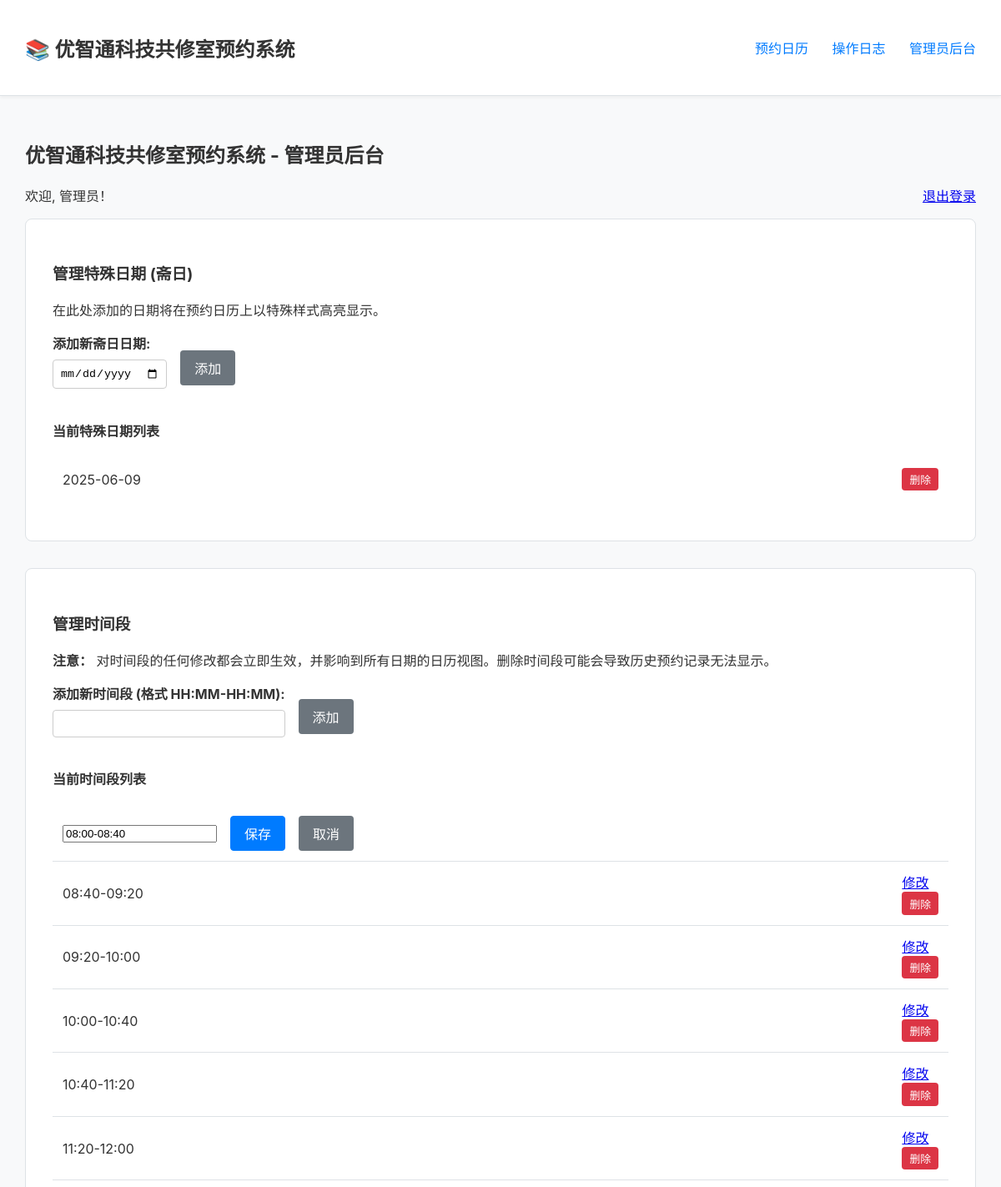
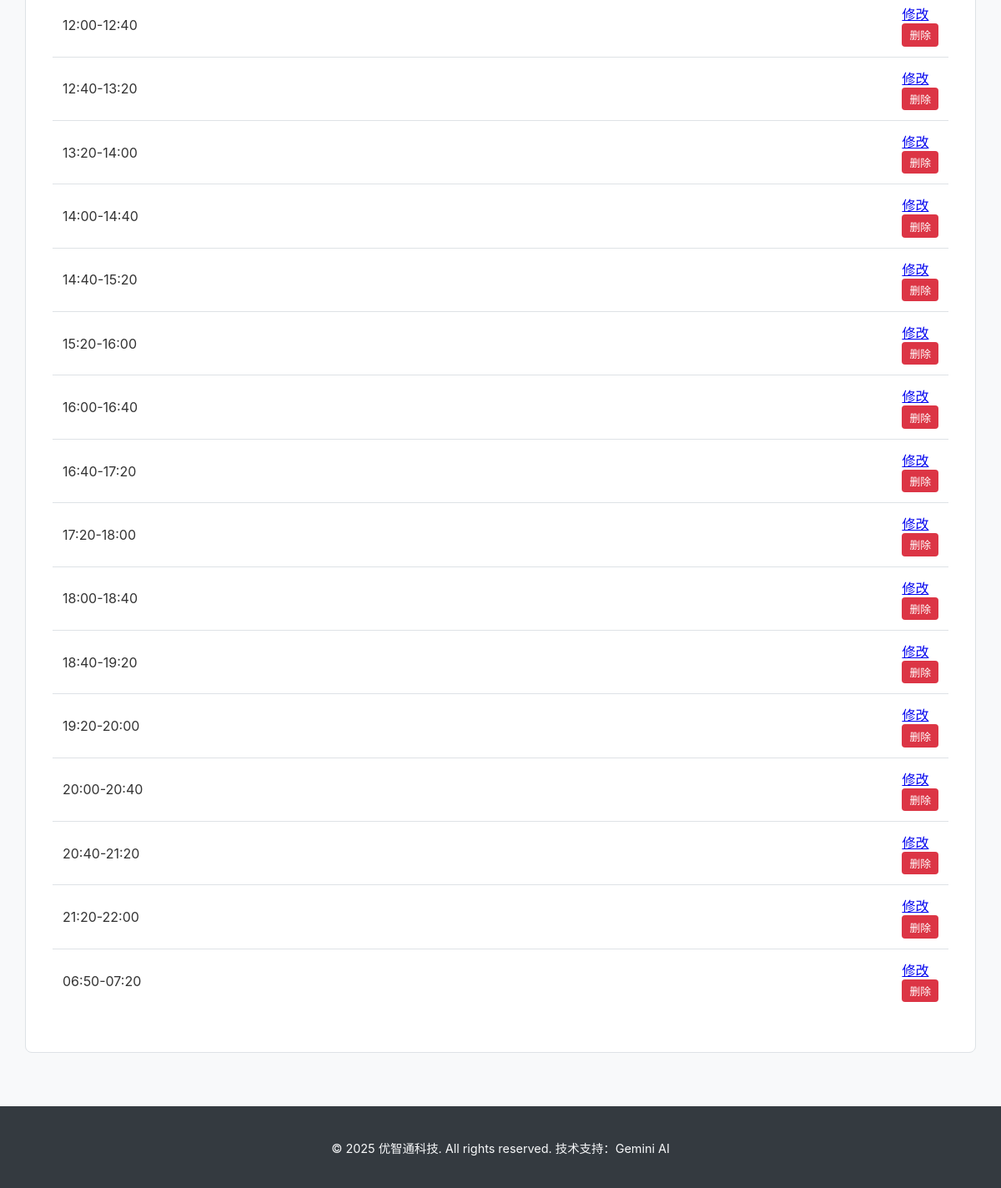
/admin?edit_slot=08:00-08:40 (signed in), run on the app's committed database (2 pictures, top to bottom).
### app.py (models this page shows)
    class SpecialDate(sql_alchemy_db.Model): date_str = sql_alchemy_db.Column(sql_alchemy_db.String(20),
                                                                              primary_key=True)

    class TimeSlot(sql_alchemy_db.Model): id = sql_alchemy_db.Column(sql_alchemy_db.Integer,
                                                                     primary_key=True); slot_value = sql_alchemy_db.Column(
        sql_alchemy_db.String(50), unique=True, nullable=False); order = sql_alchemy_db.Column(sql_alchemy_db.Integer)

### app.py (the view, shortened to what this page needs)
@app.route('/admin', methods=['GET', 'POST'])
@check_db_connection
@admin_required
def admin():
    slot_to_edit = request.args.get('edit_slot')  # 获取URL中要编辑的槽位
    special_dates = sorted(list(db.smembers('special_dates') or set())) if db_is_redis else sorted(
        [d.date_str for d in SpecialDate.query.all()])
    time_slots = get_time_slots()
    return render_template('admin.html', special_dates=special_dates, time_slots=time_slots, special_date_name="斋日",
                           slot_to_edit=slot_to_edit)

### app.py (called while the page is built)
def get_time_slots():
    if db_is_redis:
        return db.lrange(TIME_SLOTS_KEY, 0, -1)
    else:
        return [s.slot_value for s in TimeSlot.query.order_by(TimeSlot.order).all()]

def check_db_connection(f):
    @wraps(f)
    def decorated_function(*args, **kwargs):
        db_handle = db if db_is_redis else db.session
        if db_handle is None: return "数据库连接失败，请检查服务器配置或环境变量。", 503
        return f(*args, **kwargs)
    return decorated_function

def admin_required(f):
    @wraps(f)
    def decorated_function(*args, **kwargs):
        if not session.get('is_admin'): return redirect(url_for('admin_login'))
        return f(*args, **kwargs)
    return decorated_function

### templates/admin.html (shortened to what this page needs)
{% extends "base.html" %}
{% block content %}
<h2>优智通科技共修室预约系统 - 管理员后台</h2>
{% if login_required %}
    <div class="admin-login">
        <h3>管理员登录</h3>
        <form method="post" action="{{ url_for('admin_login') }}">
            <div class="form-group">
                <label for="password">密码:</label>
                <input type="password" id="password" name="password" required>
            </div>
            {% if error %}<p class="error-message">{{ error }}</p>{% endif %}
            <button type="submit" class="button-primary">登录</button>
        </form>
    </div>
{% else %}
    <p>欢迎, 管理员！<a href="{{ url_for('admin_logout') }}" style="float:right;">退出登录</a></p>
    <div class="admin-section">
        <h3>管理特殊日期 ({{ special_date_name }})</h3>
        <p>在此处添加的日期将在预约日历上以特殊样式高亮显示。</p>
        <form method="post" class="inline-form">
            <div class="form-group">
                <label for="add_date">添加新{{ special_date_name }}日期:</label>
                <input type="date" id="add_date" name="add_date" required>
            </div>
            <button type="submit" name="add_date_submit" class="button">添加</button>
        </form>
        <h4>当前特殊日期列表</h4>
        {% if special_dates %}
        <ul class="item-list">
            {% for s_date in special_dates %}
            <li>
                <span>{{ s_date }}</span>
                <form method="post">
                    <button type="submit" class="button-danger-small">删除</button>
                </form>
            </li>
            {% endfor %}
        </ul>
        {% else %}
        <p>当前没有设置任何特殊日期。</p>
        {% endif %}
    </div>
    <div class="admin-section">
        <h3>管理时间段</h3>
        <p class="notice"><strong>注意：</strong> 对时间段的任何修改都会立即生效，并影响到所有日期的日历视图。删除时间段可能会导致历史预约记录无法显示。</p>
        <form method="post" class="inline-form">
            <div class="form-group">
                <label for="add_timeslot_value">添加新时间段 (格式 HH:MM-HH:MM):</label>
                <input type="text" id="add_timeslot_value" name="add_timeslot_value" pattern="([01]?[0-9]|2[0-3]):[0-5][0-9]-([01]?[0-9]|2[0-3]):[0-5][0-9]" required>
            </div>
            <button type="submit" name="add_timeslot" class="button">添加</button>
        </form>
        <h4>当前时间段列表</h4>
        <ul class="item-list">
            {% for slot in time_slots %}
            <li>
                {% if slot == slot_to_edit %}
                    <form method="post" class="inline-form">
                        <input type="text" name="edit_timeslot_new" value="{{ slot }}" pattern="([01]?[0-9]|2[0-3]):[0-5][0-9]-([01]?[0-9]|2[0-3]):[0-5][0-9]" required>
                        <button type="submit" class="button-primary">保存</button>
                        <a href="{{ url_for('admin') }}" class="button">取消</a>
                    </form>
                {% else %}
                    <span>{{ slot }}</span>
                    <div class="item-actions">
                        <a href="{{ url_for('admin', edit_slot=slot) }}" class="button-small">修改</a>
                        <form method="post" class="inline-form js-delete-confirm-form">
                            <button type="submit" class="button-danger-small">删除</button>
                        </form>
                    </div>
                {% endif %}
            </li>
            {% endfor %}
        </ul>
    </div>
{% endif %}
{% endblock %}

### static/css/style.css (style rules this page uses)
:root { --primary-color: #007bff; --primary-hover-color: #0056b3; --danger-color: #dc3545; --danger-hover-color: #c82333; --special-date-bg: #fff3cd; --border-color: #dee2e6; --background-color: #f8f9fa; --text-color: #333; --header-bg: #ffffff; --footer-bg: #343a40; --footer-text: #f8f9fa; --font-family: -apple-system, BlinkMacSystemFont, "Segoe UI", Roboto, "Helvetica Neue", Arial, sans-serif; }
body { font-family: var(--font-family); margin: 0; background-color: var(--background-color); color: var(--text-color); display: flex; flex-direction: column; min-height: 100vh; }
.button, .button-primary, .button-danger, .button-danger-small { display: inline-block; padding: 0.5rem 1rem; border: 1px solid transparent; border-radius: 0.25rem; text-decoration: none; cursor: pointer; font-size: 1rem; transition: all 0.2s ease-in-out; text-align: center; }
.button-primary { background-color: var(--primary-color); color: white; border-color: var(--primary-color); }
.button { background-color: #6c757d; color: white; }
.button-danger-small { padding: 0.2rem 0.5rem; font-size: 0.8rem; background-color: var(--danger-color); color: white; }
.item-list { list-style: none; padding: 0; }
.item-list li { display: flex; justify-content: space-between; align-items: center; padding: 0.75rem; border-bottom: 1px solid var(--border-color); }
.item-list li:last-child { border-bottom: none; }
.form-group { margin-bottom: 1rem; }
.form-group label { display: block; margin-bottom: 0.5rem; font-weight: bold; }
.form-group input[type="text"], .form-group input[type="password"], .form-group input[type="date"] { width: 100%; padding: 0.5rem; border: 1px solid #ccc; border-radius: 4px; box-sizing: border-box; }
.inline-form { display: flex; gap: 1rem; align-items: center; }
.admin-login, .admin-section { background: white; padding: 2rem; border-radius: 8px; margin-bottom: 2rem; border: 1px solid var(--border-color); }

### data on the page
SpecialDate: date_str "2025-06-09"
TimeSlot: edit_timeslot_new "08:00-08:40"
TimeSlot: slot_value "08:40-09:20"
TimeSlot: slot_value "09:20-10:00"
TimeSlot: slot_value "10:00-10:40"
TimeSlot: slot_value "10:40-11:20"
TimeSlot: slot_value "11:20-12:00"
TimeSlot: slot_value "12:00-12:40"
TimeSlot: slot_value "12:40-13:20"
TimeSlot: slot_value "13:20-14:00"
TimeSlot: slot_value "14:00-14:40"
TimeSlot: slot_value "14:40-15:20"
TimeSlot: slot_value "15:20-16:00"
TimeSlot: slot_value "16:00-16:40"
TimeSlot: slot_value "16:40-17:20"
TimeSlot: slot_value "17:20-18:00"
TimeSlot: slot_value "18:00-18:40"
TimeSlot: slot_value "18:40-19:20"
TimeSlot: slot_value "19:20-20:00"
TimeSlot: slot_value "20:00-20:40"
TimeSlot: slot_value "20:40-21:20"
TimeSlot: slot_value "21:20-22:00"
TimeSlot: slot_value "06:50-07:20"

### other printed values
{{ special_date_name }} "斋日"
